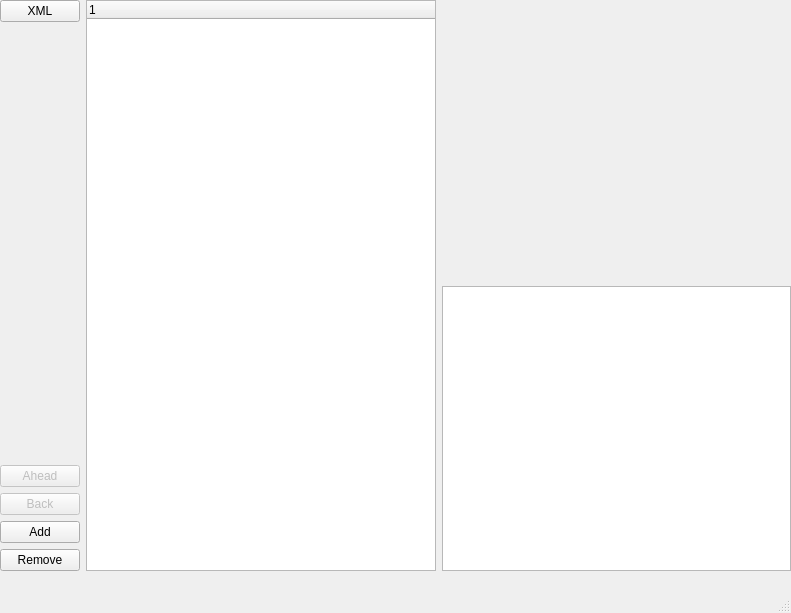
<?xml version="1.0" encoding="UTF-8"?>
<ui version="4.0">
 <class>Window</class>
 <widget class="QMainWindow" name="Window">
  <property name="geometry">
   <rect>
    <x>0</x>
    <y>0</y>
    <width>791</width>
    <height>613</height>
   </rect>
  </property>
  <property name="windowTitle">
   <string>Window</string>
  </property>
  <widget class="QWidget" name="centralwidget">
   <property name="enabled">
    <bool>true</bool>
   </property>
   <widget class="QWidget" name="gridLayoutWidget">
    <property name="geometry">
     <rect>
      <x>0</x>
      <y>0</y>
      <width>791</width>
      <height>571</height>
     </rect>
    </property>
    <layout class="QGridLayout" name="gridLayout">
     <item row="0" column="0">
      <layout class="QVBoxLayout" name="verticalLayout_2">
       <item>
        <widget class="QPushButton" name="pushButton">
         <property name="text">
          <string>XML</string>
         </property>
        </widget>
       </item>
       <item>
        <spacer name="verticalSpacer_2">
         <property name="orientation">
          <enum>Qt::Vertical</enum>
         </property>
         <property name="sizeHint" stdset="0">
          <size>
           <width>20</width>
           <height>40</height>
          </size>
         </property>
        </spacer>
       </item>
       <item>
        <widget class="QPushButton" name="ahead">
         <property name="enabled">
          <bool>false</bool>
         </property>
         <property name="text">
          <string>Ahead</string>
         </property>
        </widget>
       </item>
       <item>
        <widget class="QPushButton" name="back">
         <property name="enabled">
          <bool>false</bool>
         </property>
         <property name="text">
          <string>Back</string>
         </property>
        </widget>
       </item>
       <item>
        <widget class="QPushButton" name="pushButton_3">
         <property name="text">
          <string>Add</string>
         </property>
        </widget>
       </item>
       <item>
        <widget class="QPushButton" name="remove">
         <property name="text">
          <string>Remove</string>
         </property>
        </widget>
       </item>
      </layout>
     </item>
     <item row="0" column="1">
      <widget class="QTreeWidget" name="tree">
       <column>
        <property name="text">
         <string notr="true">1</string>
        </property>
       </column>
      </widget>
     </item>
     <item row="0" column="2">
      <layout class="QVBoxLayout" name="verticalLayout">
       <item>
        <spacer name="verticalSpacer">
         <property name="orientation">
          <enum>Qt::Vertical</enum>
         </property>
         <property name="sizeHint" stdset="0">
          <size>
           <width>20</width>
           <height>40</height>
          </size>
         </property>
        </spacer>
       </item>
       <item>
        <widget class="QTextBrowser" name="m_text"/>
       </item>
      </layout>
     </item>
    </layout>
   </widget>
  </widget>
  <widget class="QStatusBar" name="statusbar"/>
  <widget class="QMenuBar" name="menubar">
   <property name="geometry">
    <rect>
     <x>0</x>
     <y>0</y>
     <width>791</width>
     <height>21</height>
    </rect>
   </property>
  </widget>
 </widget>
 <resources/>
 <connections/>
</ui>
